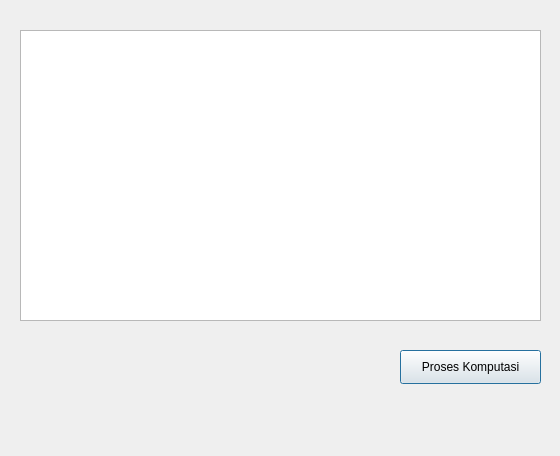
<?xml version="1.0" encoding="UTF-8"?>
<ui version="4.0">
 <class>bgDialog</class>
 <widget class="QDialog" name="bgDialog">
  <property name="geometry">
   <rect>
    <x>0</x>
    <y>0</y>
    <width>560</width>
    <height>456</height>
   </rect>
  </property>
  <property name="windowTitle">
   <string>System Recommender</string>
  </property>
  <widget class="QTableWidget" name="table_data">
   <property name="geometry">
    <rect>
     <x>20</x>
     <y>30</y>
     <width>521</width>
     <height>291</height>
    </rect>
   </property>
  </widget>
  <widget class="QPushButton" name="btn_proses">
   <property name="geometry">
    <rect>
     <x>400</x>
     <y>350</y>
     <width>141</width>
     <height>34</height>
    </rect>
   </property>
   <property name="text">
    <string>Proses Komputasi</string>
   </property>
  </widget>
 </widget>
 <resources/>
 <connections/>
</ui>
